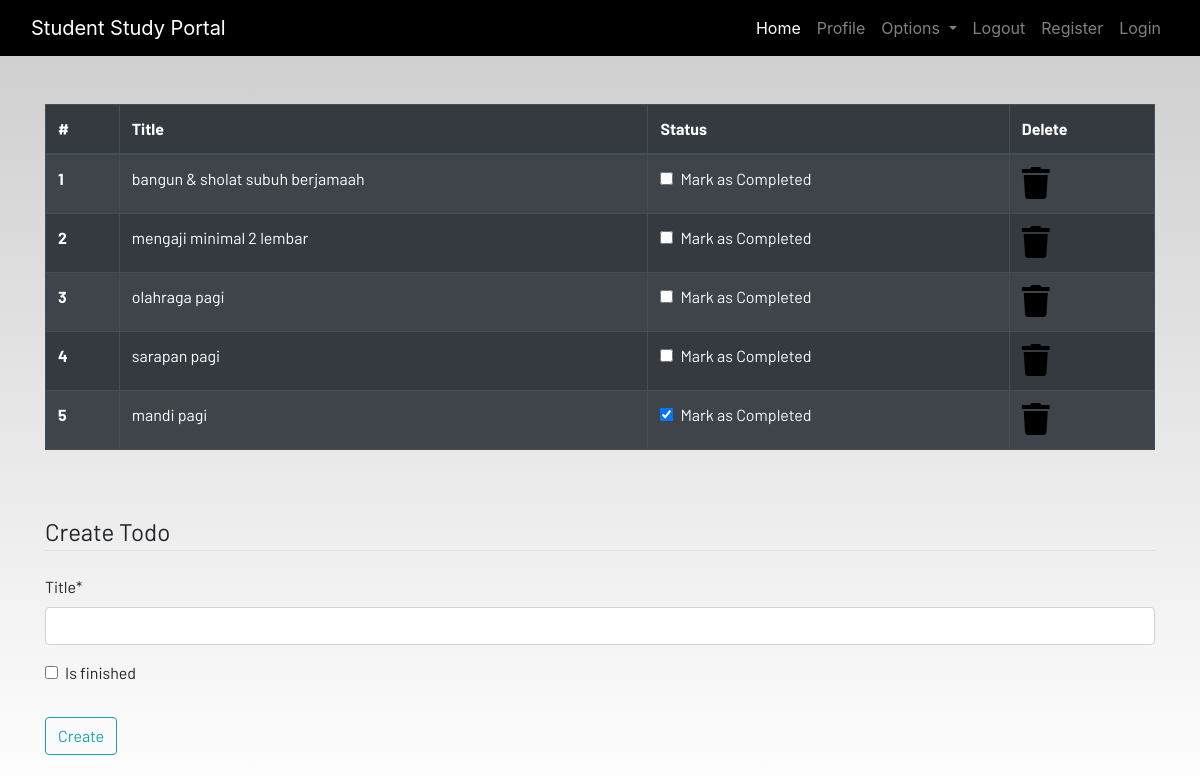
The app's page /todo (signed in) with its own data.
### dashboard/models.py (models this page shows)
class Todo(models.Model):
    user = models.ForeignKey(User,on_delete=models.CASCADE)
    title = models.CharField(max_length=100)
    is_finished = models.BooleanField(default=False)

### dashboard/views.py (the view)
# urls.py: path('todo',views.todo,name="todo"),
def todo(request):
    if request.method == 'POST':
        form = TodoForm(request.POST)
        if form.is_valid():
            try:
                finished = request.POST["is_finished"]
                if finished == 'on':
                    finished = True
                else:
                    finished = False
            except:
                finished = False
            todos = Todo(
                user = request.user,
                title = request.POST['title'],
                is_finished = finished
            )
            todos.save()
            messages.success(request,f"todo added from {request.user.username}!!")
            return redirect('todo')
    else:
        form = TodoForm()
    todo = Todo.objects.filter(user=request.user)
    if len(todo) == 0:
        todos_done = True
    else:
        todos_done = False
    context = {
        'form':form,
        'todos':todo,
        'todos_done':todos_done
    }
    return render(request,'dashboard/todo.html',context)

### dashboard/forms.py
class TodoForm(forms.ModelForm):
    class Meta:
        model = Todo
        fields = ['title','is_finished']

### dashboard/templates/dashboard/todo.html (shortened to what this page needs)
{% extends 'dashboard/base.html' %}
{% load static %}
{% load crispy_forms_tags %}
{% block content %}
<div class="container">
    {% if not todos_done %}
    <table class="table table-striped table-bordered table-hover table-dark">
        <thead>
            <tr>
                <th scope="col">#</th>
                <th scope="col">Title</th>
                <th scope="col">Status</th>
                <th scope="col">Delete</th>
            </tr>
        </thead>
        <tbody>
            {% for todo in todos %}
            <tr>
                <th scope="row">{{forloop.counter}}</th>
                <td>{{todo.title}}</td>
                <td>
                    <a href="{% url 'update-todo' todo.id %}">
                        <div class="form-check">
                            {% if todo.is_finished == True %}
                            <input class="form-check-input" type="checkbox" value="" checked>
                            {% else %}
                            <input class="form-check-input" type="checkbox" value="">
                            {% endif %}
                            <label class="form-check-label text-light" for="flexCheckDefault">
                                Mark as Completed
                            </label>
                        </div>
                    </a>
                </td>
                <td><a href="{% url 'delete-todo' todo.id %}"><i class="fa fa-trash fa-2x"></i></a></td>
            </tr>
            {% endfor %}
        </tbody>
    </table>
    {% else %}
    <h4>All tasks have been done!! create to add more</h4>
    {% endif %}
</div><br><br>
<div class="container">
    <form method="POST">
        <fieldset class="form-group">
            <legend class="border-bottom mb-4">Create Todo</legend>
            {{form|crispy}}
        </fieldset>
        <div class="form-group">
            <button href="" class="btn btn-outline-info" type="submit">
                Create
            </button>
        </div>
    </form>
</div>
{% endblock content %}

### static/css/main.css (style rules this page uses)
html { scroll-behavior: smooth; height: 100%; width: 100%; }
a { text-decoration: none !important; color: black; }
html, body { max-width: 100%; overflow-x: hidden; height: 100%; width: 100%; }
body { background: linear-gradient(rgba(0, 0, 0, 0.2), rgba(255, 255, 255, 0.5)); overflow-x: hidden; background-repeat: no-repeat; }
.fa { color: black; }

### records on screen
Todo: title "bangun & sholat subuh berjamaah"
Todo: title "mengaji minimal 2 lembar"
Todo: title "olahraga pagi"
Todo: title "sarapan pagi"
Todo: title "mandi pagi"
